Frame 1 (no input): blank canvas, image omitted
Frame 60 (the mouse pressed at the canvas centre just before this capture): blank canvas, image omitted
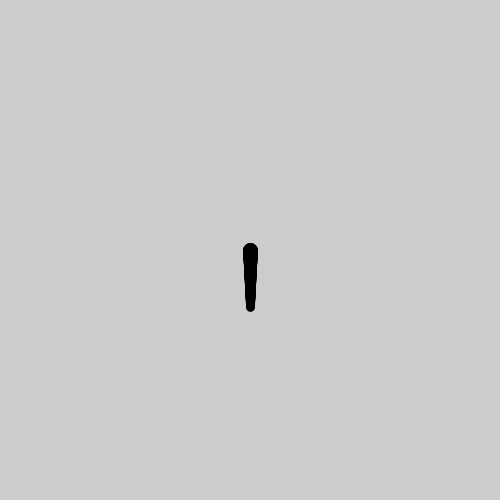
Frame 120 (the mouse held since frame 60 and released just before this capture)

The Processing sketch whose frames 1 and 60 were blank and that drew this single picture after the mouse press (run headless with seeded random() and noise(); from frame 60 on, the mouse is pressed at the canvas centre):

// Processing sketch: build
// ── build.pde
ArrayList<Particle> particles;

void setup() {
  size(500, 500);
  particles = new ArrayList<Particle>();
}

void draw() {
  for (int i = particles.size()-1; i >= 0; i--) {
    Particle p = particles.get(i);
    p.run();
    if (p.isDead()) {
      particles.remove(i);
    }
  }


  if (mousePressed) { 
    particles.add(new Particle(mouseX, mouseY));
  }

  println(particles.size());
}

class Particle {

  int x;
  int y;
  float weight;
  float lifespan;

  Particle(int _x, int _y) {
    x = _x;
    y = _y;

    weight = random(5, 15);
    lifespan = random(100, 400);
  }

  void run() {
    display();
    update();
  }

  void display() {
    weight = constrain(weight, 2, 100);

    stroke(0);
    strokeWeight(weight);
    point(x, y);
  }

  void update() {
    if (weight > 0.5) {
      weight -= 0.1;
    }
        
    y++;
    lifespan -= 1;
  }

  // Is the particle still useful?
  boolean isDead() {
    if (lifespan < 0.0) {
      return true;
    } else {
      return false;
    }
  }
}
